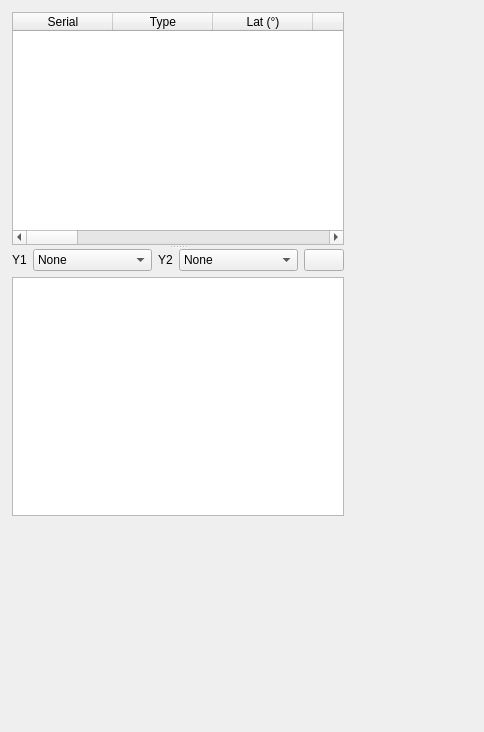
<?xml version="1.0" encoding="UTF-8"?>
<ui version="4.0">
 <class>RadiosondeGUI</class>
 <widget class="RollupWidget" name="RadiosondeGUI">
  <property name="geometry">
   <rect>
    <x>0</x>
    <y>0</y>
    <width>484</width>
    <height>732</height>
   </rect>
  </property>
  <property name="sizePolicy">
   <sizepolicy hsizetype="Expanding" vsizetype="Expanding">
    <horstretch>0</horstretch>
    <verstretch>0</verstretch>
   </sizepolicy>
  </property>
  <property name="minimumSize">
   <size>
    <width>320</width>
    <height>100</height>
   </size>
  </property>
  <property name="maximumSize">
   <size>
    <width>16777215</width>
    <height>16777215</height>
   </size>
  </property>
  <property name="font">
   <font>
    <pointsize>9</pointsize>
   </font>
  </property>
  <property name="windowTitle">
   <string>Radiosonde</string>
  </property>
  <property name="layoutDirection">
   <enum>Qt::LeftToRight</enum>
  </property>
  <widget class="QWidget" name="tableContainer" native="true">
   <property name="geometry">
    <rect>
     <x>10</x>
     <y>10</y>
     <width>336</width>
     <height>508</height>
    </rect>
   </property>
   <property name="sizePolicy">
    <sizepolicy hsizetype="Expanding" vsizetype="Expanding">
     <horstretch>0</horstretch>
     <verstretch>0</verstretch>
    </sizepolicy>
   </property>
   <property name="windowTitle">
    <string>Radiosondes</string>
   </property>
   <layout class="QVBoxLayout" name="verticalLayout">
    <property name="spacing">
     <number>3</number>
    </property>
    <property name="leftMargin">
     <number>2</number>
    </property>
    <property name="topMargin">
     <number>2</number>
    </property>
    <property name="rightMargin">
     <number>2</number>
    </property>
    <property name="bottomMargin">
     <number>2</number>
    </property>
    <item>
     <widget class="QSplitter" name="splitter">
      <property name="sizePolicy">
       <sizepolicy hsizetype="Expanding" vsizetype="Expanding">
        <horstretch>0</horstretch>
        <verstretch>0</verstretch>
       </sizepolicy>
      </property>
      <property name="orientation">
       <enum>Qt::Vertical</enum>
      </property>
      <widget class="QTableWidget" name="radiosondes">
       <property name="toolTip">
        <string>Radiosondes</string>
       </property>
       <property name="editTriggers">
        <set>QAbstractItemView::NoEditTriggers</set>
       </property>
       <property name="selectionMode">
        <enum>QAbstractItemView::SingleSelection</enum>
       </property>
       <property name="selectionBehavior">
        <enum>QAbstractItemView::SelectRows</enum>
       </property>
       <column>
        <property name="text">
         <string>Serial</string>
        </property>
        <property name="toolTip">
         <string>Serial number of the Radiosonde</string>
        </property>
       </column>
       <column>
        <property name="text">
         <string>Type</string>
        </property>
        <property name="toolTip">
         <string>Type of Radiosonde</string>
        </property>
       </column>
       <column>
        <property name="text">
         <string>Lat (°)</string>
        </property>
        <property name="toolTip">
         <string>Latitude in degrees. East positive</string>
        </property>
       </column>
       <column>
        <property name="text">
         <string>Lon (°)</string>
        </property>
        <property name="toolTip">
         <string>Longitude in degrees. North positive.</string>
        </property>
       </column>
       <column>
        <property name="text">
         <string>Alt (m)</string>
        </property>
        <property name="toolTip">
         <string>Altitude in metres</string>
        </property>
       </column>
       <column>
        <property name="text">
         <string>Spd (km/h)</string>
        </property>
        <property name="toolTip">
         <string>Speed in kilometers per second</string>
        </property>
       </column>
       <column>
        <property name="text">
         <string>VR (m/s)</string>
        </property>
        <property name="toolTip">
         <string>Vertical climb rate in metres per second</string>
        </property>
       </column>
       <column>
        <property name="text">
         <string>Hd (°)</string>
        </property>
        <property name="toolTip">
         <string>Heading in degrees.</string>
        </property>
       </column>
       <column>
        <property name="text">
         <string>Status</string>
        </property>
       </column>
       <column>
        <property name="text">
         <string>P (hPa)</string>
        </property>
        <property name="toolTip">
         <string>Pressure in hectpascals</string>
        </property>
       </column>
       <column>
        <property name="text">
         <string>T (C)</string>
        </property>
        <property name="toolTip">
         <string>Temperature in degrees Celsius</string>
        </property>
       </column>
       <column>
        <property name="text">
         <string>U (%)</string>
        </property>
        <property name="toolTip">
         <string>Relative humidity in percent</string>
        </property>
       </column>
       <column>
        <property name="text">
         <string>Alt Max (m)</string>
        </property>
        <property name="toolTip">
         <string>Maximum altitude seen in metres</string>
        </property>
       </column>
       <column>
        <property name="text">
         <string>Freq (MHz)</string>
        </property>
        <property name="toolTip">
         <string>Transmission frequency in MHz</string>
        </property>
       </column>
       <column>
        <property name="text">
         <string>BurstKill Status</string>
        </property>
       </column>
       <column>
        <property name="text">
         <string>BurstKill Timer</string>
        </property>
        <property name="toolTip">
         <string>Time last position was received</string>
        </property>
       </column>
       <column>
        <property name="text">
         <string>Updated</string>
        </property>
        <property name="toolTip">
         <string>Time last message was received</string>
        </property>
       </column>
       <column>
        <property name="text">
         <string>Messages</string>
        </property>
        <property name="toolTip">
         <string>Number of messages received</string>
        </property>
       </column>
      </widget>
      <widget class="QWidget" name="chartContainer" native="true">
       <property name="sizePolicy">
        <sizepolicy hsizetype="Expanding" vsizetype="Expanding">
         <horstretch>0</horstretch>
         <verstretch>0</verstretch>
        </sizepolicy>
       </property>
       <layout class="QVBoxLayout" name="verticalLayout_2">
        <property name="leftMargin">
         <number>0</number>
        </property>
        <property name="topMargin">
         <number>0</number>
        </property>
        <property name="rightMargin">
         <number>0</number>
        </property>
        <property name="bottomMargin">
         <number>0</number>
        </property>
        <item>
         <layout class="QHBoxLayout" name="chartButtonsLayout">
          <item>
           <widget class="QLabel" name="y1Label">
            <property name="text">
             <string>Y1</string>
            </property>
           </widget>
          </item>
          <item>
           <widget class="QComboBox" name="y1">
            <property name="sizePolicy">
             <sizepolicy hsizetype="Expanding" vsizetype="Fixed">
              <horstretch>0</horstretch>
              <verstretch>0</verstretch>
             </sizepolicy>
            </property>
            <property name="toolTip">
             <string>Select data to plot on left Y axis</string>
            </property>
            <property name="currentIndex">
             <number>0</number>
            </property>
            <item>
             <property name="text">
              <string>None</string>
             </property>
            </item>
            <item>
             <property name="text">
              <string>Altitude</string>
             </property>
            </item>
            <item>
             <property name="text">
              <string>Temperature</string>
             </property>
            </item>
            <item>
             <property name="text">
              <string>Humidity</string>
             </property>
            </item>
            <item>
             <property name="text">
              <string>Pressure</string>
             </property>
            </item>
            <item>
             <property name="text">
              <string>Speed</string>
             </property>
            </item>
            <item>
             <property name="text">
              <string>Vertical rate</string>
             </property>
            </item>
            <item>
             <property name="text">
              <string>Heading</string>
             </property>
            </item>
            <item>
             <property name="text">
              <string>Battery Voltage</string>
             </property>
            </item>
           </widget>
          </item>
          <item>
           <widget class="QLabel" name="y2Label">
            <property name="text">
             <string>Y2</string>
            </property>
           </widget>
          </item>
          <item>
           <widget class="QComboBox" name="y2">
            <property name="sizePolicy">
             <sizepolicy hsizetype="Expanding" vsizetype="Fixed">
              <horstretch>0</horstretch>
              <verstretch>0</verstretch>
             </sizepolicy>
            </property>
            <property name="toolTip">
             <string>Select data to plot on right Y axis</string>
            </property>
            <item>
             <property name="text">
              <string>None</string>
             </property>
            </item>
            <item>
             <property name="text">
              <string>Altitude</string>
             </property>
            </item>
            <item>
             <property name="text">
              <string>Temperature</string>
             </property>
            </item>
            <item>
             <property name="text">
              <string>Humidity</string>
             </property>
            </item>
            <item>
             <property name="text">
              <string>Pressure</string>
             </property>
            </item>
            <item>
             <property name="text">
              <string>Speed</string>
             </property>
            </item>
            <item>
             <property name="text">
              <string>Vertical rate</string>
             </property>
            </item>
            <item>
             <property name="text">
              <string>Heading</string>
             </property>
            </item>
            <item>
             <property name="text">
              <string>Battery Voltage</string>
             </property>
            </item>
           </widget>
          </item>
          <item>
           <widget class="QPushButton" name="deleteAll">
            <property name="toolTip">
             <string>Delete all data</string>
            </property>
            <property name="text">
             <string/>
            </property>
            <property name="icon">
             <iconset resource="../../../sdrgui/resources/res.qrc">
              <normaloff>:/bin.png</normaloff>:/bin.png</iconset>
            </property>
           </widget>
          </item>
         </layout>
        </item>
        <item>
         <widget class="QChartView" name="chart">
          <property name="minimumSize">
           <size>
            <width>300</width>
            <height>100</height>
           </size>
          </property>
         </widget>
        </item>
       </layout>
      </widget>
     </widget>
    </item>
   </layout>
  </widget>
 </widget>
 <customwidgets>
  <customwidget>
   <class>RollupWidget</class>
   <extends>QWidget</extends>
   <header>gui/rollupwidget.h</header>
   <container>1</container>
  </customwidget>
  <customwidget>
   <class>QChartView</class>
   <extends>QGraphicsView</extends>
   <header>QtCharts</header>
  </customwidget>
 </customwidgets>
 <resources>
  <include location="../../../sdrgui/resources/res.qrc"/>
 </resources>
 <connections/>
</ui>
